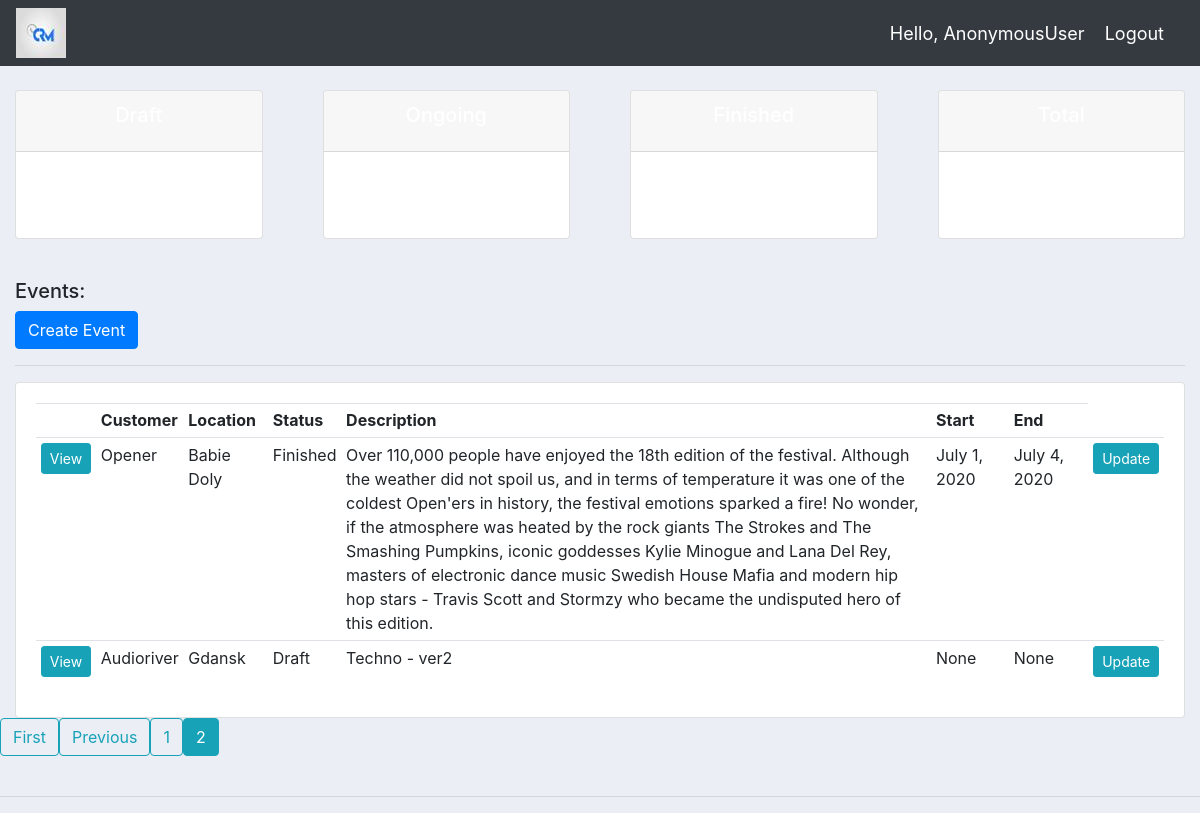
Screenshot of /?page=2 with the database file from the repository.
### events/models.py (models this page shows, shortened)
class Event(models.Model):
    STATUS = (
        ('Draft','Draft'),
        ('Ongoing', 'Ongoing'),
        ('Finished', 'Finished')
    )
    name = models.CharField(max_length=200, null=True)
    location = models.CharField(max_length=200, null=True, blank = True)
    principal = models.CharField(max_length=200, null=True, blank = True)
    status = models.CharField(max_length=200, choices=STATUS, null=True)
    description = models.TextField(null=True, blank=True)
    create_date = models.DateTimeField(auto_now_add=True, null=True)
    date_start = models.DateField(null=True, blank=True)
    date_end = models.DateField(null=True, blank=True)
    cmph = models.FloatField(null=True, blank=True) #default for EventHandler
    hpd = models.FloatField(null=True, blank=True) #default for EventHandler
    dcfe = models.FloatField(null=True, blank=True) #default for EventHandler
    total = models.FloatField(null=True, blank=True)

### events/views.py (the view)
# urls.py: path('', views.dashboard ,name='events-home'),
def dashboard(request):
    event_list = Event.objects.all()
    total_events = event_list.count()
    draft = event_list.filter(status='Draft').count()
    ongoing = event_list.filter(status='Ongoing').count()
    finished = event_list.filter(status='Finished').count()
    page_num = request.GET.get('page',1)
    paginator = Paginator(event_list, 2)
    try:
        events = paginator.page(page_num)
    except PageNotAnInteger:
        events = paginator.page(1)
    except EmptyPage:
        events = paginator.page(paginator.num_pages)
    context ={
        'events': events,
        'total' : total_events,
        'draft' : draft,
        'ongoing' : ongoing,
        'finished' : finished
    }
    return render(request,template_name='events/home.html',context=context)

### events/templates/events/home.html (shortened to what this page needs)
{% extends "events/main.html" %}
{% block content %}
{% include 'events/status.html' %}
<br>
<div class="col-md-auto">
  <h5 class="header">Events:</h5>
  <a class="btn btn-primary" href="{% url 'create_event' %}">Create Event</a>
  <hr>
  <div class="card card-body">
    <table class="table table-sm">
      <tr>
        <th></th>
        <th>Customer</th>
        <th>Location</th>
        <th>Status</th>
        <th>Description</th>
        <th>Start</th>
        <th>End</th>
      </tr>
      {% for event in events %}
      <tr>
        <td><a class="btn btn-sm btn-info" href="{% url 'event_detail' event.id %}">View</a></td>
        <td>{{event.name}}</td>
        <td>{{event.location}}</td>
        <td>{{event.status}}</td>
        <td style = "max-width:1000px">{{event.description}}</td>
        <td>{{event.date_start}}</td>
        <td>{{event.date_end}}</td>
        <td><a class="btn btn-sm btn-info" href="{% url 'update_event' event.id %}">Update</a></td>
      </tr>
      {% endfor %}
    </table>
  </div>
</div>
{% if events.has_other_pages %}
  <ul class="pagination">
    {% if events.has_previous %}
      <li><a class="btn btn-outline-info mb-4" href="?page=1">First</a></li>
      <li><a class="btn btn-outline-info mb-4" href="?page={{ events.previous_page_number }}">Previous</a></li>
    {% endif %}
    {% for num in events.paginator.page_range %}
      {% if events.number == num %}
        <li><a class="btn btn-info mb-4" href="?page={{ num }}">{{ num }}</a></li>
      {% elif num > events.number|add:'-3' and num < events.number|add:'3' %}
        <li><a class="btn btn-outline-info mb-4" href="?page={{ num }}">{{ num }}</a></li>
      {% endif %}
    {% endfor %}
  </ul>
{% endif %}
{% endblock content %}

### events/static/events/css/main.css (style rules this page uses)
body { background-color: #ebeff5; }

### rows the page displays
Event: name "Opener", location "Babie Doly", status "Finished", description "Over 110,000 people have enjoyed the 18th edition of the festival. Although the weather did not spoil us, and in terms of temperature it was one of the coldest Open'ers in history, the festival emotions sparked a fire! No wonder, if the atmosphere was heated by the rock giants The Strokes and The Smashing Pumpkins, iconic goddesses Kylie Minogue and Lana Del Rey, masters of electronic dance music Swedish House Mafia and modern hip hop stars - Travis Scott and Stormzy who became the undisputed hero of this edition.", date_start "July 1, 2020", date_end "July 4, 2020"
Event: name "Audioriver", location "Gdansk", status "Draft", description "Techno - ver2", date_start "None", date_end "None"

### other values shown
{{ request.user }} "AnonymousUser"
{{ num }} "1"
{{ num }} "2"
